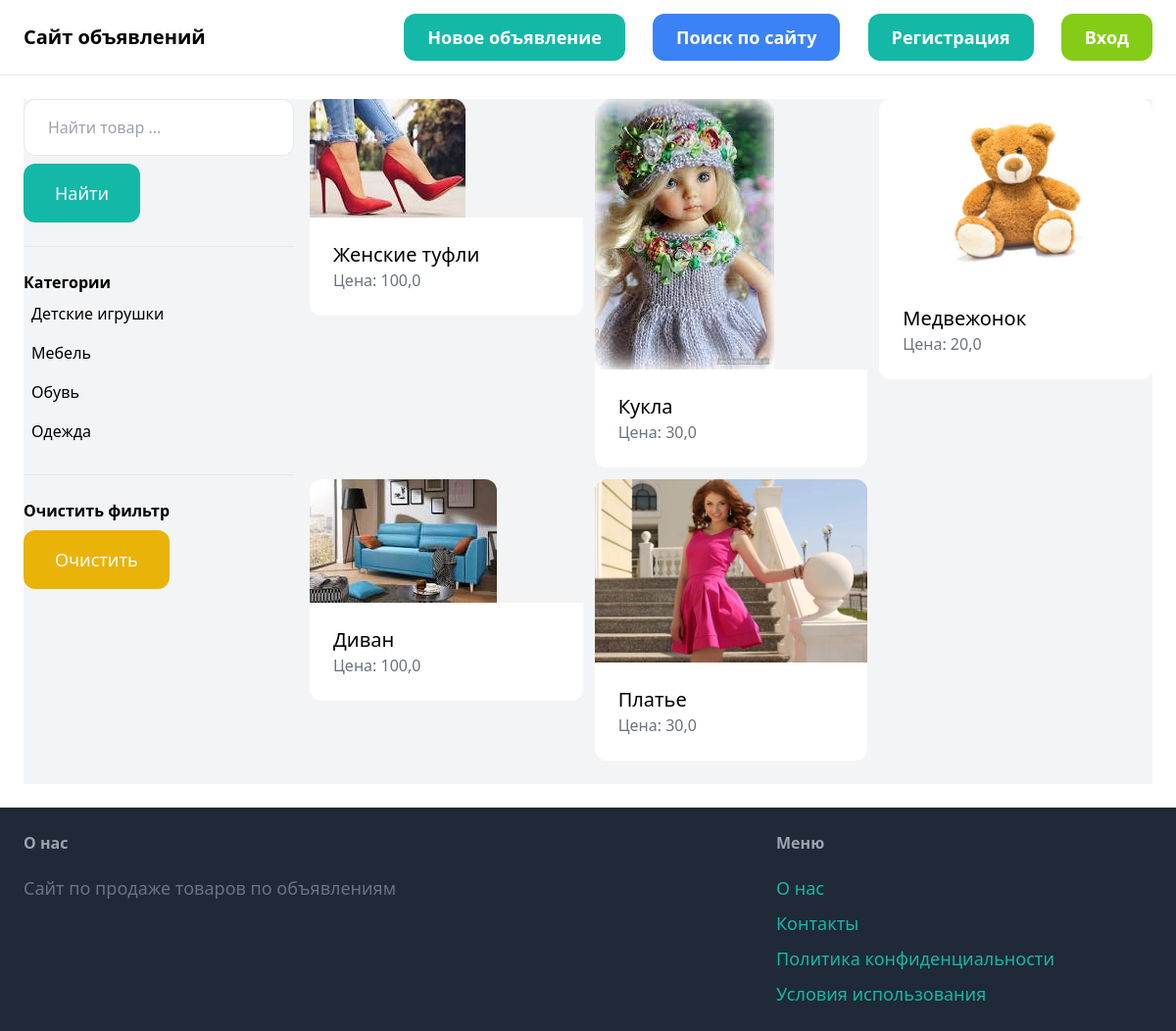
The app's page /items/ with its own data.
### item/models.py (models this page shows, shortened)
class Category(models.Model):
    name = models.CharField(max_length=255)
    class Meta:
        ordering = ('name',)
        verbose_name_plural = 'Categories'

class Item(models.Model):
    category = models.ForeignKey(Category, related_name='items', on_delete=models.CASCADE)
    name = models.CharField(max_length=255)
    description = models.TextField(blank=True, null=True)
    price = models.FloatField()
    image = models.ImageField(upload_to='item_images', blank=True, null=True)
    is_sold = models.BooleanField(default=False)
    created_by = models.ForeignKey(User, related_name='items', on_delete=models.CASCADE)
    created_at = models.DateTimeField(auto_now_add=True)

### item/views.py (the view)
# urls.py: path('items/', include('item.urls')),
def items(request):
    query = request.GET.get('query', '')
    category_id = request.GET.get('category', 0)
    categories = Category.objects.all()
    items = Item.objects.filter(is_sold=False)
    if category_id:
        items = items.filter(category_id=category_id)
    if query:
        items = items.filter(Q(name__icontains=query) | Q(description__icontains=query))
    return render(request, 'item/items.html', {
        'items': items,
        'query': query,
        'categories': categories,
        'category_id': int(category_id),
    })

### item/templates/item/items.html (shortened to what this page needs)
{% extends 'core/base.html' %}
{% block content %}
    <div class="pb-6 grid grid-cols-4 gap-4 bg-gray-100">
        <div class="col-span-1">
            <form method="get" action="{% url 'item:items' %}">
                <input name="query" class="w-full py-4 px-6 border rounded-xl" type="text" value="{{ query}}" placeholder="Найти товар ...">
                <button class="mt-2 py-4 px-8 text-lg bg-teal-500 text-white rounded-xl">Найти</button>
            </form>
            <hr class="my-6">
            <p class="font-semibold">Категории</p>
            <ul>
                {% for category in categories %}
                    <li class="py-2 px-2 rounded-xl{% if category.id == category_id %} bg-gray-200{% endif %}">
                        <a href="{% url 'item:items' %}?query={{ query }}&category={{ category.id }}">{{ category.name }}</a>
                    </li>
                {% endfor %}
            </ul>
            <hr class="my-6">
            <p class="font-semibold">Очистить фильтр</p>
            <ul>
                <li><a href="{% url 'item:items' %}" class="mt-2 py-4 px-8 inline-block bg-yellow-500 text-lg rounded-xl text-white">Очистить</a> </li>
            </ul>
        </div>
        <div class="col-span-3">
            <div class="grid grid-cols-3 gap-3">
                {% for item in items %}
                    <div>
                        <a href="{% url 'item:detail' item.id %}">
                            <div>
                                <img src="{{ item.image.url }}" class="rounded-t-xl">
                            </div>
                            <div class="p-6 bg-white rounded-b-xl">
                                <h2 class="text-xl">{{ item.name}}</h2>
                                <p class="text-gray-500">Цена: {{ item.price}}</p>
                            </div>
                        </a>
                    </div>
                {% endfor %}
            </div>
        </div>
    </div>
{% endblock %}

### records on screen
Category: name "Детские игрушки"
Category: name "Мебель"
Category: name "Обувь"
Category: name "Одежда"
Item: image (picture), name "Женские туфли", price "100,0"
Item: image (picture), name "Кукла", price "30,0"
Item: image (picture), name "Медвежонок", price "20,0"
Item: image (picture), name "Диван", price "100,0"
Item: image (picture), name "Платье", price "30,0"
